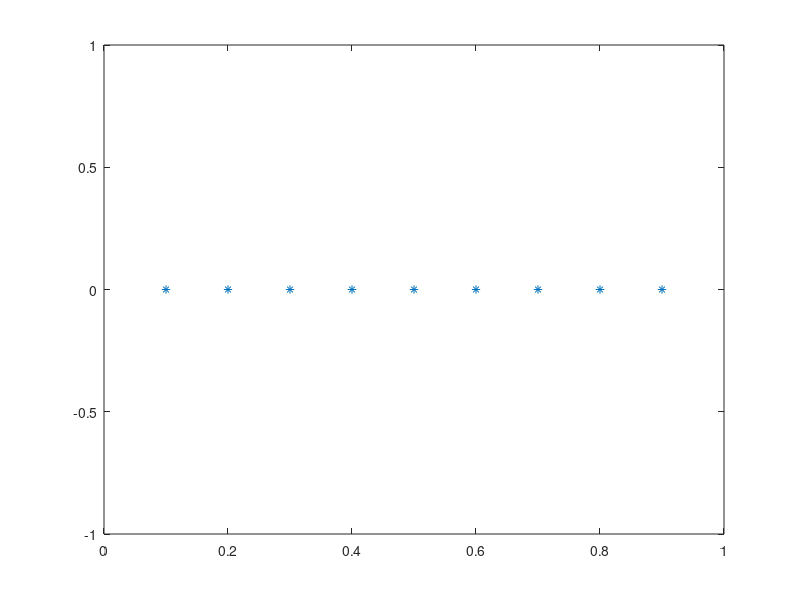

This figure's MATLAB source:
% Measure approximation error and compression ratio for several images.
%
% NOTE Images must be have .png ending and reside in the same folder.

file_list = dir(); 
k = 1;

Errors = []; % mean squared errors for each image would be stored here
Times = [];
it = 9;
l = linspace(0.1,0.9,it);
Result_Learned = zeros(1,it);
Time_Learned = zeros(1,it);

for i = 3:length(dir) % running through the folder
    tic;
    file_name = file_list(i).name; % get current filename
    
    % Only keep the images in the loop
    if (length(file_name) < 5)
        continue;
    elseif ( max(file_name(end-4:end) ~= '2.png'))
        continue;
    end
    mask_name = [file_name(1:end-4) '_mask.png'];
        
    % Read image, convert to double precision and map to [0,1] interval
    I = imread(file_name); 
    I = double(I) / 255; 
    
    % Read the respective binary mask
    % EVALUATION IS DONE WITH A FIXED MASK
    %mask = imread(mask_name);
    

    mask = random_mask(512,l(j));
    I_mask = I;
    I_mask(~mask) = 0;
    %figure;
    %imshow(I_mask); 
    % Call the main inPainting function
    I_rec = inPainting(I_mask, mask);
    %figure;
    %imshow(I_rec);
    % Measure approximation error
    Errors(k) = mean(mean(mean( ((I - I_rec) ).^2)));
    Times(k) = toc
    k = k+1;
    
end

plot(l,Result_Learned,'*');


disp(['Average quadratic error: ' num2str(Result_Learned(1))])
